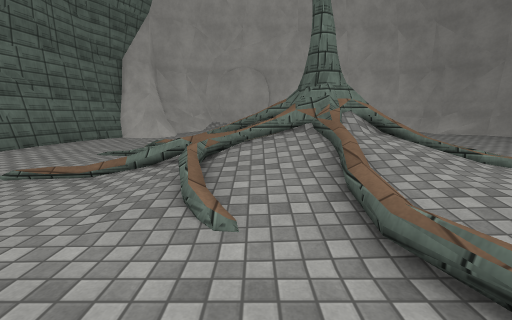
view 1 (above)

14 first-person views from a walk through a 3-D level made in the Unity game engine. The camera is 1.3 m above the floor, tilts 10° down and sees 90° across. The floor is counted in squares, 1 m on a side. Each view is taken from the middle of a square. On the plan, view 1 faces up. The plan holds only what a view shows up to about 13 squares ahead; the rest is blank. Some animated figures are not drawn. Surface patterns are stand-ins for the level's own textures.

view 2
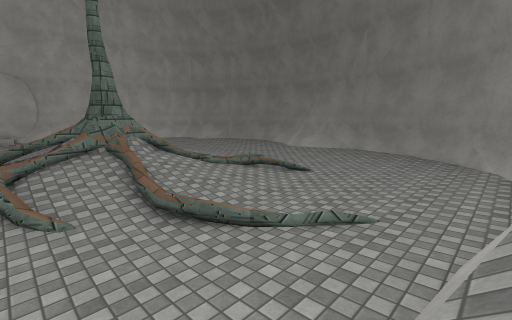

view 3
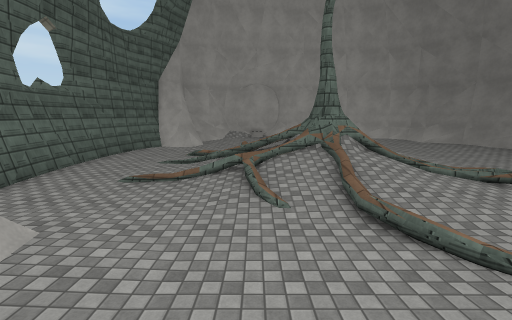

view 4
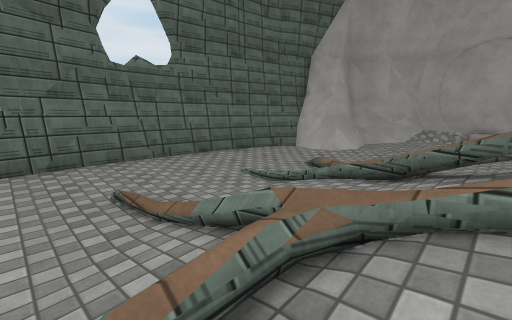

view 5
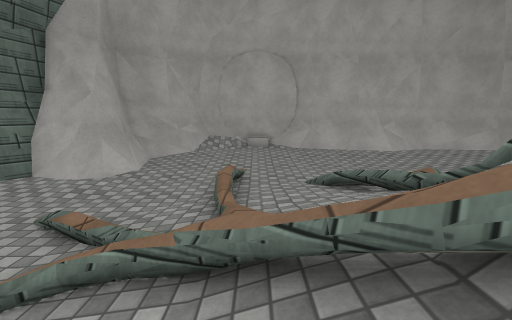

view 6
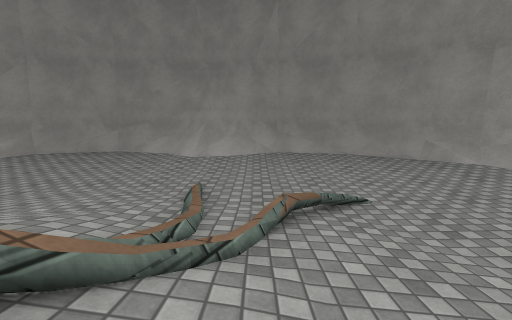

view 7
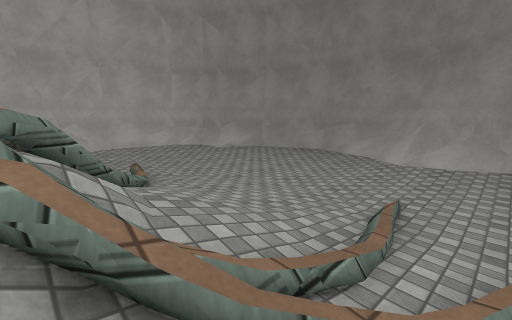

view 8
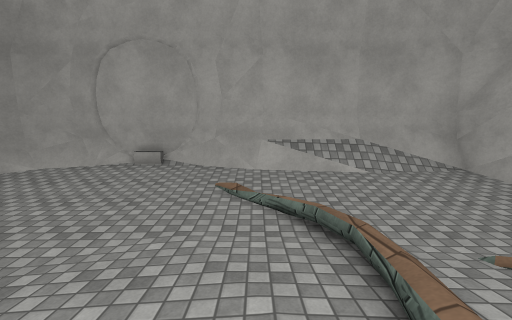

view 9
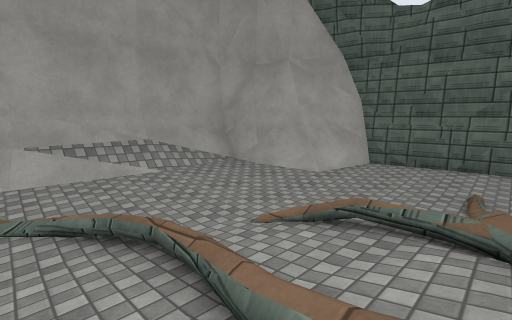

view 10
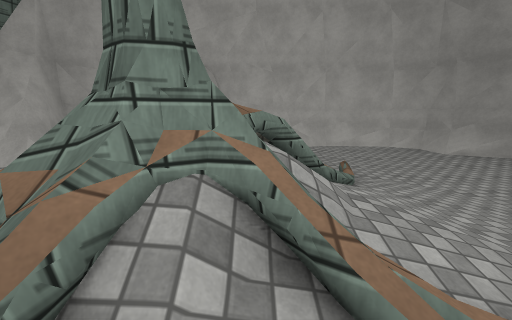

view 11
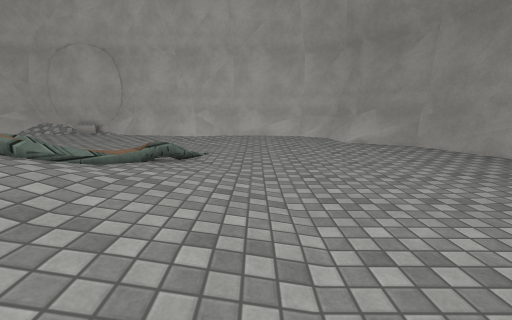

view 12
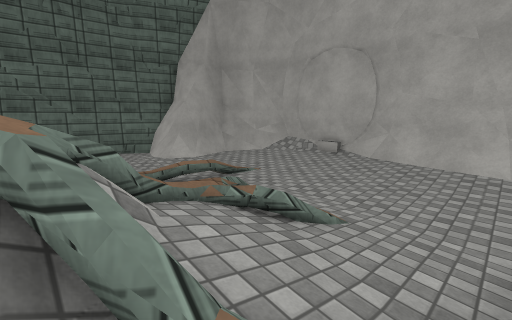

view 13
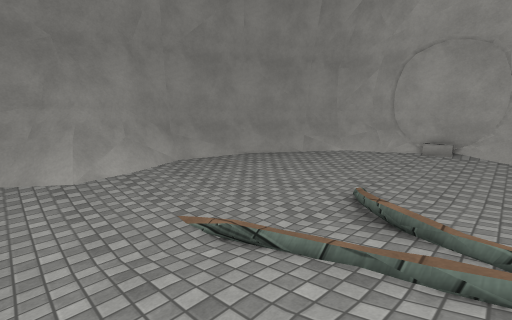

view 14
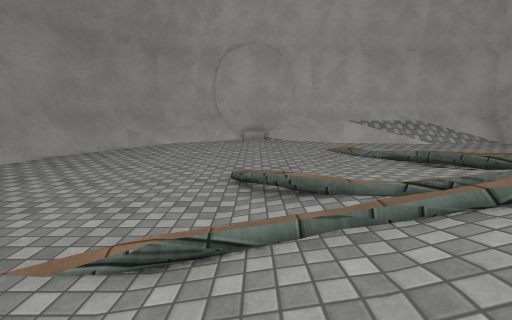

### Floor plan
Key: @ floor where view 1 was taken; # wall or solid block; x gap in a wall; . main floor; : floor 0.25 m higher than the main floor; / step, stairs or slope; = window, fence, low wall or low ledge; O other object.
Columns run from 9 left of view 1 to 15 right of it. Each row starts with its distance up from view 1.
 20      ########
 19     ##//:::###########
 18    ##=:.....:::.::::=##
 17    #=................##
 16    ##.................##
 15  ###=..................##
 14  #===..................##
 13 ##......./////..........#
 12 #......///////:.........#
 11 #..../.:///////:........#
 10 #...../////x/////.......#
  9 #....///// /==///......=#
  8 #.....///=##/////......##
  7 #..... ///=#=////......##
  6 #.....///////////......##
  5 #....../////////.......=#
  4 #......//////::./.......#
  3 ##....../////:../.......#
  2 ##/.......//...........##
  1  ###=......O...........##
  0    ##....@../..........#
 -1     #......../........##
 -2     ##:::::::........##
 -3     ###=///=#=:::::=##
 -4      ################

Positions as (right, up) in squares from view 1, and headings:
1: (0, 0), facing up
2: (-1, -3), facing up-right
3: (-1, -3), facing up
4: (0, 4), facing up-left
5: (-1, 7), facing up
6: (2, 5), facing right
7: (3, 5), facing up-right
8: (3, 6), facing down
9: (3, 6), facing down-left
10: (3, 5), facing up
11: (8, 6), facing up
12: (5, 9), facing up-left
13: (5, 9), facing down-right
14: (7, 9), facing down
